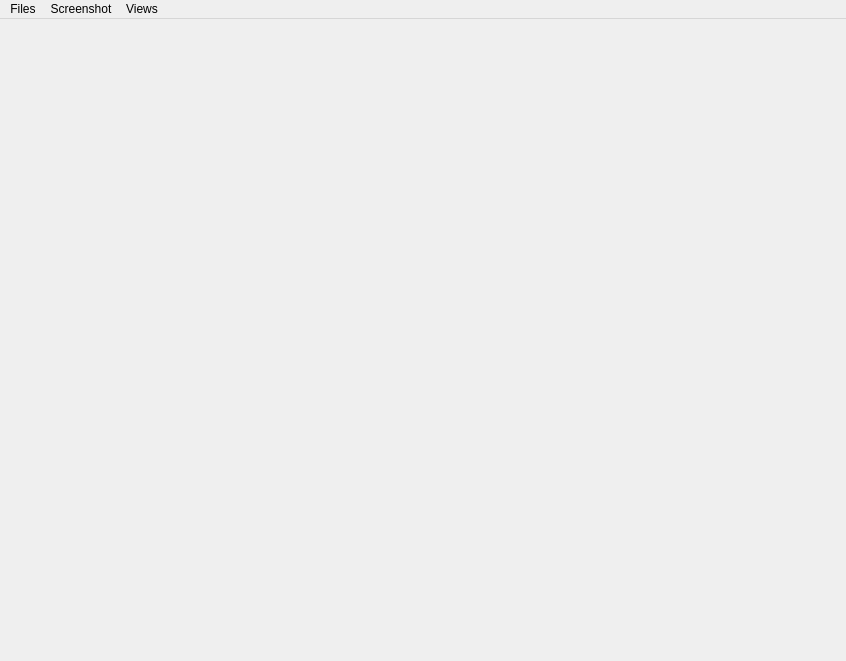
<?xml version="1.0" encoding="UTF-8"?>
<ui version="4.0">
 <class>MainWindow</class>
 <widget class="QMainWindow" name="MainWindow">
  <property name="geometry">
   <rect>
    <x>0</x>
    <y>0</y>
    <width>846</width>
    <height>661</height>
   </rect>
  </property>
  <property name="windowTitle">
   <string>MainWindow</string>
  </property>
  <widget class="QWidget" name="centralWidget">
   <layout class="QHBoxLayout" name="horizontalLayout">
    <item>
     <widget class="GLWidget" name="widget" native="true"/>
    </item>
   </layout>
  </widget>
  <widget class="QMenuBar" name="menuBar">
   <property name="geometry">
    <rect>
     <x>0</x>
     <y>0</y>
     <width>846</width>
     <height>25</height>
    </rect>
   </property>
   <widget class="QMenu" name="menuFiles">
    <property name="title">
     <string>Files</string>
    </property>
    <addaction name="actionOverlay"/>
    <addaction name="actionRight_overlay"/>
    <addaction name="actionSave_left_ROI"/>
    <addaction name="actionSave_right_ROI"/>
    <addaction name="actionLoad_left_ROI"/>
    <addaction name="actionLoad_right_ROI"/>
    <addaction name="actionClear_left_ROI"/>
    <addaction name="actionClear_Right_ROI"/>
   </widget>
   <widget class="QMenu" name="menuScreenshot">
    <property name="title">
     <string>Screenshot</string>
    </property>
    <addaction name="actionSave_screenshot"/>
    <addaction name="actionSave_screenshot_double_reolution"/>
   </widget>
   <widget class="QMenu" name="menuViews">
    <property name="title">
     <string>Views</string>
    </property>
    <addaction name="actionLeft"/>
    <addaction name="actionRight"/>
    <addaction name="actionSuperior"/>
    <addaction name="actionInferior"/>
    <addaction name="actionAnterior"/>
    <addaction name="actionPosterior"/>
    <addaction name="actionSave_view"/>
    <addaction name="actionLoad_view"/>
    <addaction name="actionChange_background_color"/>
   </widget>
   <addaction name="menuFiles"/>
   <addaction name="menuScreenshot"/>
   <addaction name="menuViews"/>
  </widget>
  <action name="actionOverlay">
   <property name="text">
    <string>load left overlay</string>
   </property>
  </action>
  <action name="actionSave_screenshot">
   <property name="text">
    <string>save screenshot</string>
   </property>
  </action>
  <action name="actionSave_screenshot_double_reolution">
   <property name="text">
    <string>save screenshot (double reolution)</string>
   </property>
  </action>
  <action name="actionRight_overlay">
   <property name="text">
    <string>load right overlay</string>
   </property>
  </action>
  <action name="actionLeft">
   <property name="text">
    <string>Left</string>
   </property>
  </action>
  <action name="actionRight">
   <property name="text">
    <string>Right</string>
   </property>
  </action>
  <action name="actionSuperior">
   <property name="text">
    <string>Superior</string>
   </property>
  </action>
  <action name="actionInferior">
   <property name="text">
    <string>Inferior</string>
   </property>
  </action>
  <action name="actionAnterior">
   <property name="text">
    <string>Anterior</string>
   </property>
  </action>
  <action name="actionPosterior">
   <property name="text">
    <string>Posterior</string>
   </property>
  </action>
  <action name="actionSave_view">
   <property name="text">
    <string>Save view</string>
   </property>
  </action>
  <action name="actionLoad_view">
   <property name="text">
    <string>Load view</string>
   </property>
  </action>
  <action name="actionChange_background_color">
   <property name="text">
    <string>Change background color</string>
   </property>
  </action>
  <action name="actionSave_left_ROI">
   <property name="text">
    <string>save left ROI</string>
   </property>
  </action>
  <action name="actionSave_right_ROI">
   <property name="text">
    <string>save right ROI</string>
   </property>
  </action>
  <action name="actionLoad_left_ROI">
   <property name="text">
    <string>load left ROI</string>
   </property>
  </action>
  <action name="actionLoad_right_ROI">
   <property name="text">
    <string>load right ROI</string>
   </property>
  </action>
  <action name="actionClear_left_ROI">
   <property name="text">
    <string>clear left ROI</string>
   </property>
  </action>
  <action name="actionClear_Right_ROI">
   <property name="text">
    <string>clear Right ROI</string>
   </property>
  </action>
 </widget>
 <layoutdefault spacing="6" margin="11"/>
 <customwidgets>
  <customwidget>
   <class>GLWidget</class>
   <extends>QWidget</extends>
   <header>glwidget.h</header>
   <container>1</container>
   <slots>
    <slot>subdivide()</slot>
    <slot>attract()</slot>
    <slot>save()</slot>
    <slot>stop()</slot>
    <slot>reset()</slot>
    <slot>brainSliderChanged(int)</slot>
    <slot>stuffSliderChanged(int)</slot>
    <slot>glyphSliderChanged(int)</slot>
    <slot>radiusSliderChanged(int)</slot>
   </slots>
  </customwidget>
 </customwidgets>
 <resources/>
 <connections/>
</ui>
